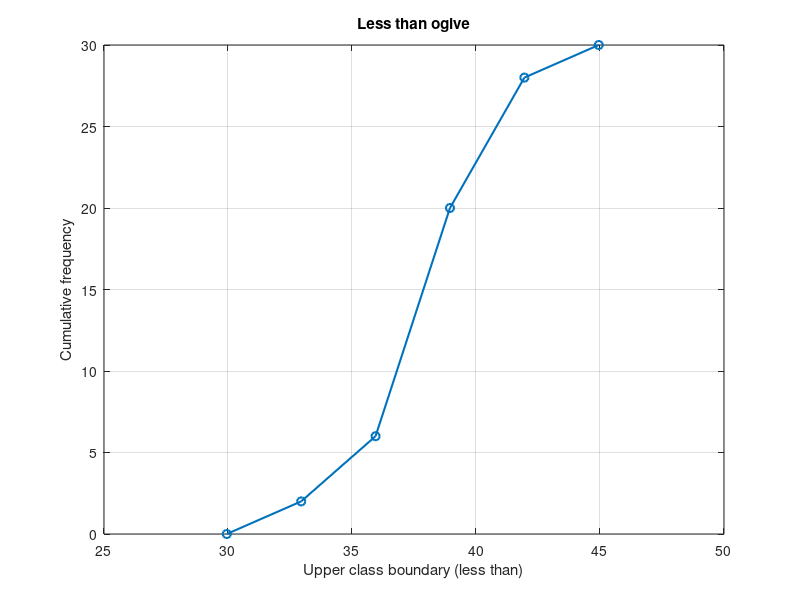

Recreate this plot in MATLAB.
% Question 5: "Less than" cumulative frequency distribution and ogive

clc; clear; close all;

f = [2 4 14 8 2];                               % frequencies of the 5 classes
upper_boundary = [32.95 35.95 38.95 41.95 44.95];

cf = cumsum(f);                                 % cumulative frequency

disp('Less than     Cumulative frequency');
fprintf('29.95              0\n');
for i = 1:length(f)
    fprintf('%.2f             %d\n', upper_boundary(i), cf(i));
end

% Ogive: plot upper boundaries against cumulative frequencies
x = [29.95 upper_boundary];
y = [0 cf];
figure;
plot(x, y, '-o', 'LineWidth', 1.5);
grid on;
xlabel('Upper class boundary (less than)');
ylabel('Cumulative frequency');
title('Less than ogive');
